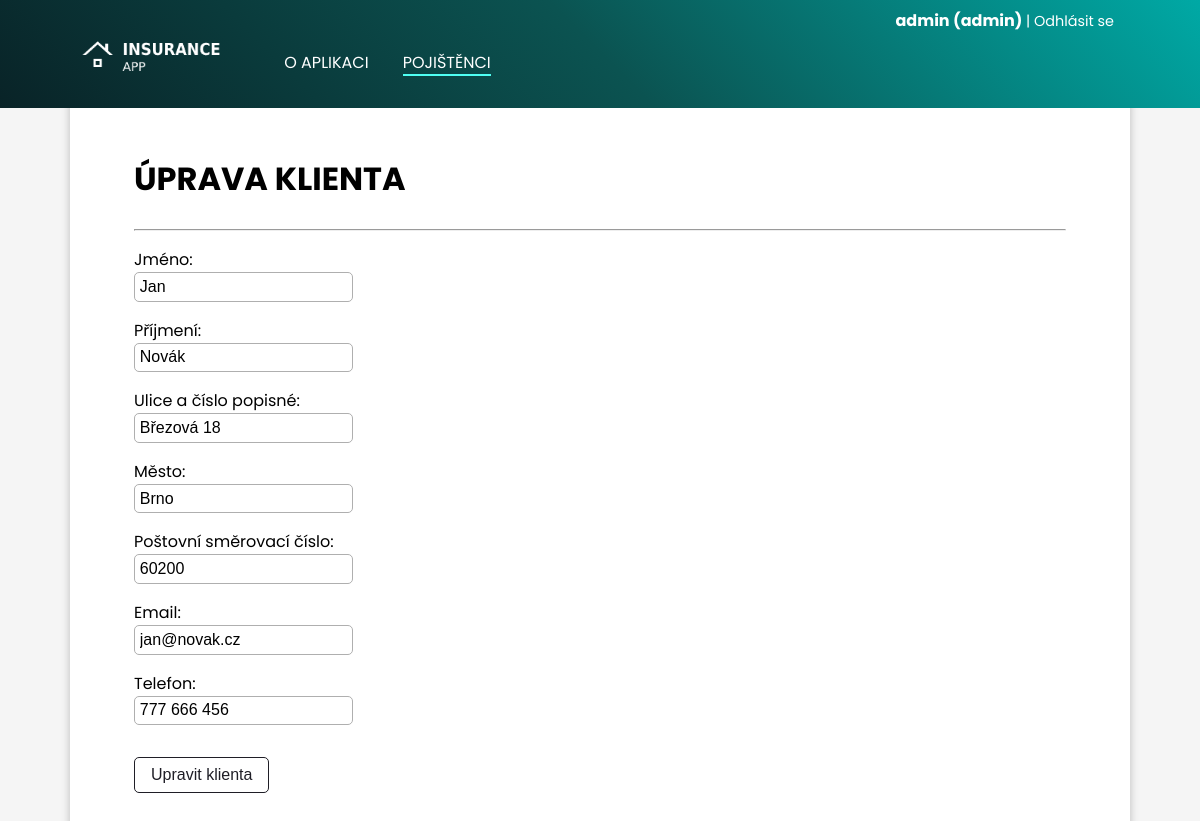
/pojistenci/1/upravit/ (signed in), run on an earlier commit of the app's database.
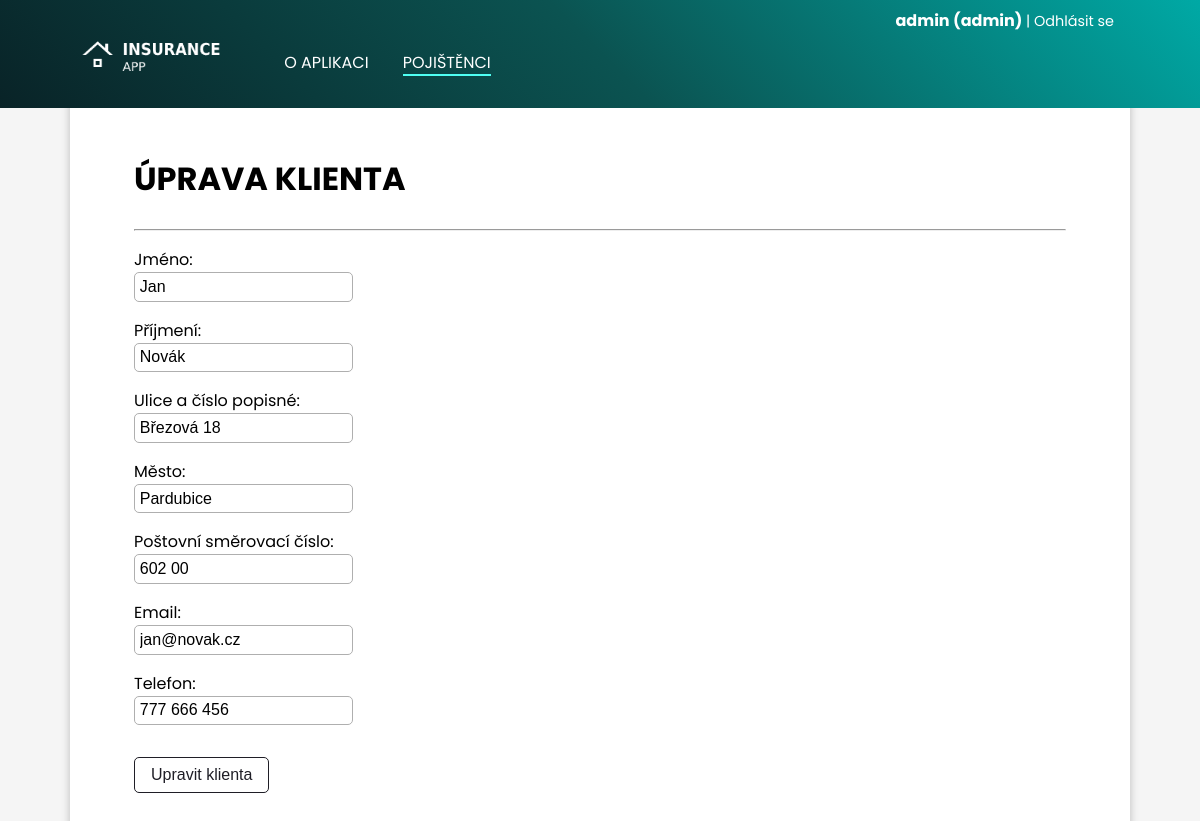
And on a later commit of the database.
### clients/models.py (models this page shows, shortened)
class Client(models.Model):
    name = models.CharField(max_length=200, verbose_name="Jméno")
    surname = models.CharField(max_length=200, verbose_name="Příjmení")
    street_address = models.CharField(max_length=200, verbose_name="Ulice a číslo popisné")
    city = models.CharField(max_length=100, verbose_name="Město")
    postal_code = models.CharField(max_length=6, verbose_name="Poštovní směrovací číslo")
    email = models.EmailField(max_length=200, verbose_name="Email")
    phone_number = models.CharField(max_length=16, verbose_name="Telefon")

### clients/views.py (the view)
# urls.py: path("pojistenci/<int:pk>/upravit/", views.edit_client, name="edit-client"),
@staff_member_required(login_url="/login/")
def edit_client(request, pk):
    client = Client.objects.get(id=pk)
    form = CreateClientForm(instance=client)
    if request.method == "POST":
        form = CreateClientForm(request.POST, instance=client)
        if form.is_valid:
            form.save()
            return redirect(f"/pojistenci/{client.id}/")
    return render(request, "clients/client_edit.html", {
        "client": client,
        "form": form
    })

### clients/forms.py
class CreateClientForm(forms.ModelForm):
    class Meta:
        model = Client
        fields = ["name", "surname", "street_address", "city", "postal_code", "email", "phone_number"]

### clients/templates/clients/client_edit.html (shortened to what this page needs)
{% extends 'clients/layout.html' %}
{% block navigation %}
<li><a  href="{% url 'clients:index' %}">O&nbsp;aplikaci</a></li>
<li><a class="active" href="{% url 'clients:list-all-clients' %}">Pojištěnci</a></li>
{% endblock navigation %}
{% block section %}
<h1>Úprava klienta</h1><hr>
    <form action="" method="post">
        {{ form.as_p }}
        <input class="custom-btn" type="submit" value="Upravit klienta">
    </form>
{% endblock section %}

What changed in the data, as far as the page shows it:
changed Client "Jan": city "Brno" → "Pardubice"; postal_code "60200" → "602 00"
